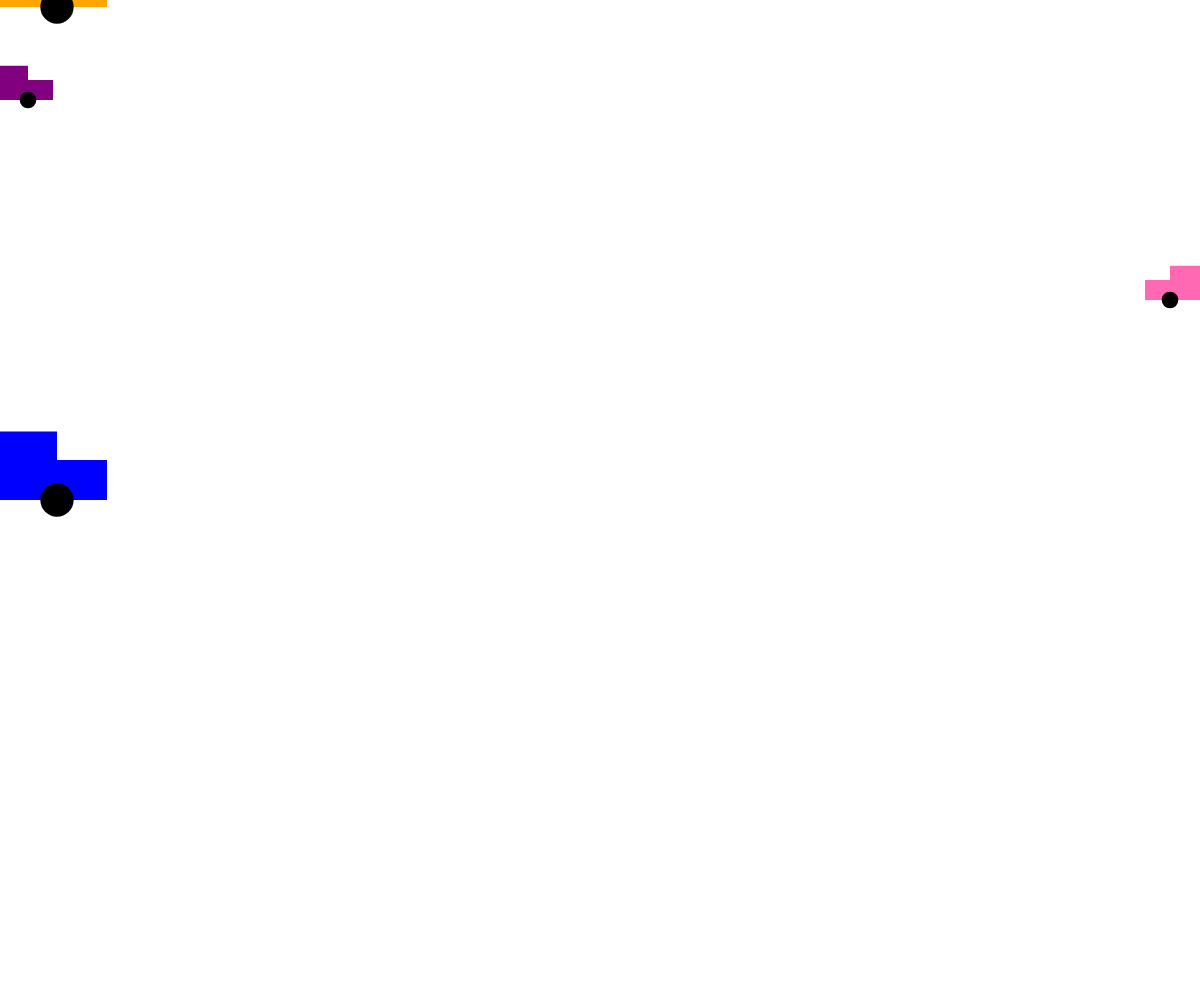
Frame 1 (no input)
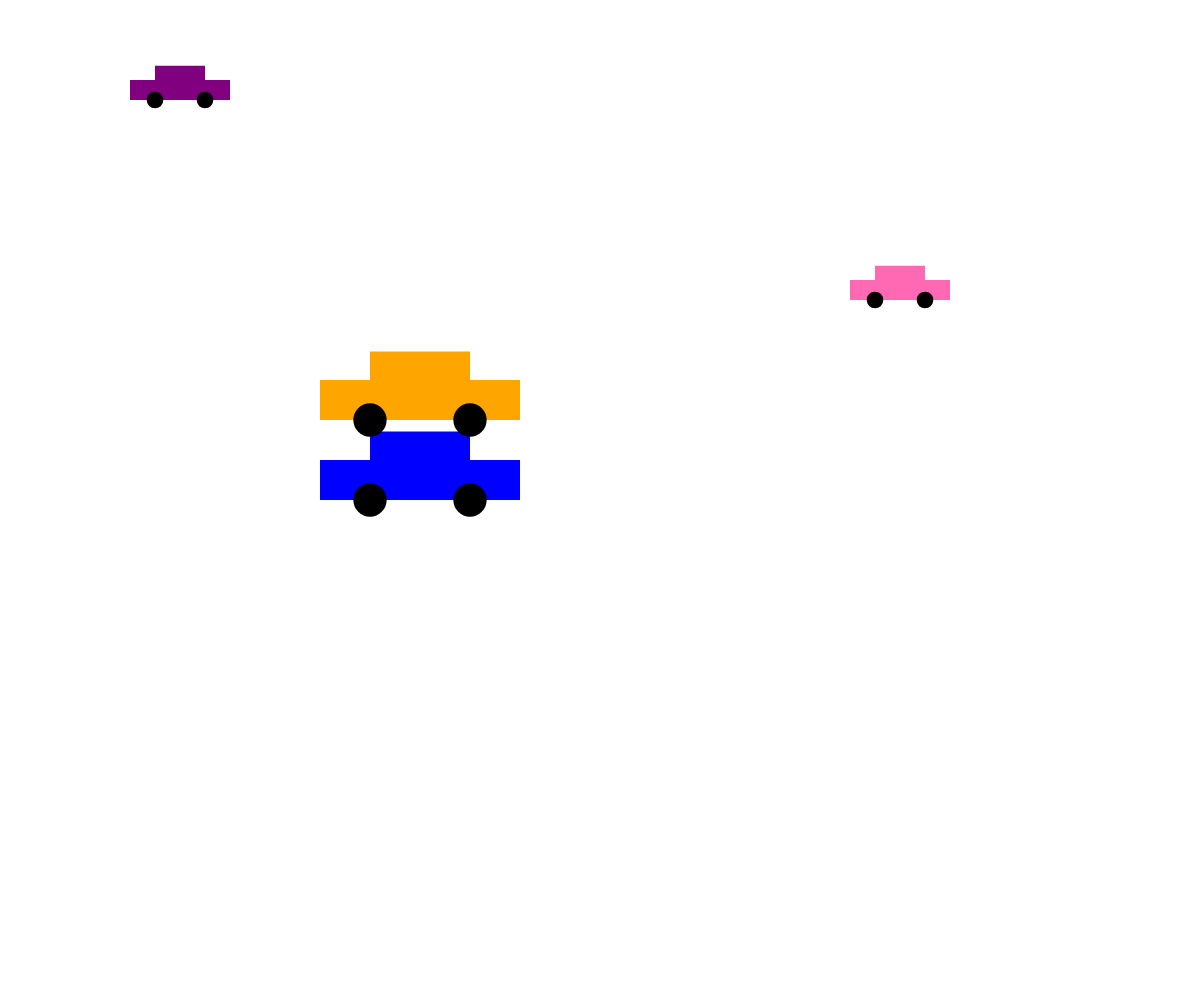
Frame 60 (no input)
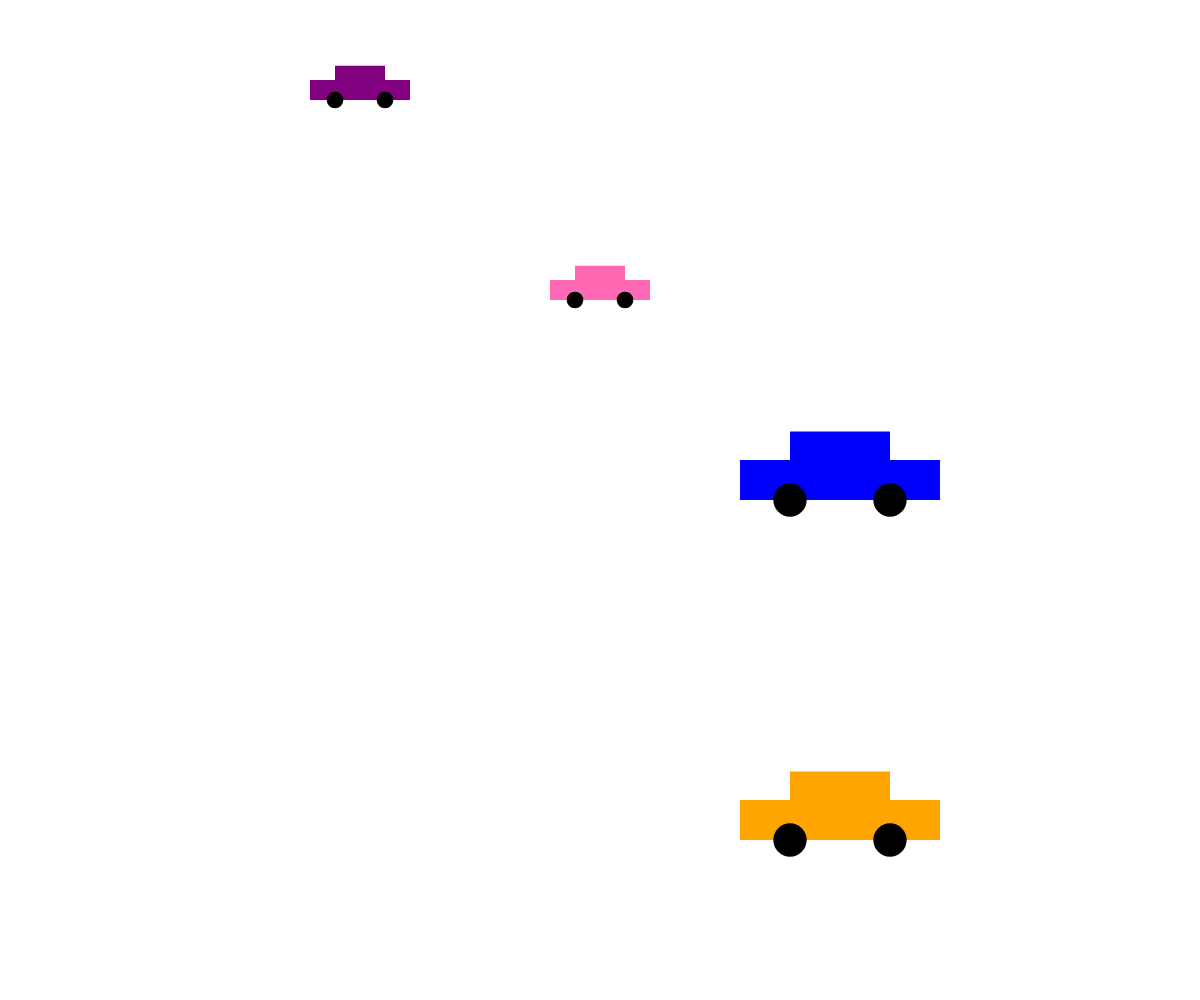
Frame 120 (the mouse pressed at the canvas centre since frame 60)

The p5.js sketch that drew these frames (run headless with seeded random() and noise() and a simulated clock; from frame 60 on, the mouse is pressed at the canvas centre):

// p5.js sketch
// ── sketch.js
const canvasWidth = window.innerWidth;
const canvasHeight = window.innerHeight;
// required to set up the canvas:
function setup() {
    createCanvas(canvasWidth, canvasHeight);
}
// feel free to change these values as you like!
const c1 = {
    x: 0,
    y: 100,
    width: 100,
    speed:3,
    color: 'purple'
};

const c2 ={
    x: canvasWidth,
    y: 300,
    width: 100,
    speed: -5,
    color: 'hotpink'
}

const c3 ={
    x: 0,
    y: 500,
    width: 200,
    speed: 7,
    color: 'blue'
}

const c4 ={
    x: 0,
    y: 0,
    width: 200,
    speed: 7,
    color: 'orange'
}

// animation loop:
function draw() {
    // clear the canvas:
    clear();

    // move the car:
   if (c1.x > canvasWidth+c1.width/2){
    c1.x = -c1.width/2;
   }
    c1.x += c1.speed;
    if (c2.x < -c2.width/2){
        c2.x = canvasWidth+c2.width/2;
       }
    c2.x += c2.speed;
    if (c3.x > canvasWidth+c3.width/2){
        c3.x = -c3.width/2;
       }
    c3.x += c3.speed;

    c4.x += c4.speed;
    c4.y += c4.speed;
    if (c4.x > canvasWidth || c4.x > 
        canvasHeight){
        c4.x = 0;
        c4.y = 0;

       }

    // redraw the car:
    drawCar(c1.x, c1.y, c1.width, c1.color);
    drawCar(c2.x, c2.y, c2.width, c2.color);
    drawCar(c3.x, c3.y, c3.width, c3.color);
    drawCar(c4.x, c4.y, c4.width, c4.color);

}


// this function's job is to draw a car based on the 
// parameters the user passes in (x, y, size, fillColor, and wheelColor)
function drawCar(x, y, size, fillColor, wheelColor = 'black') {
    strokeWeight(0);

    // body
    fill(fillColor);
    rect(x - size / 4, y - (size / 5 + size / 7), size / 2, size / 7); // top
    rect(x - size / 2, y - size / 5, size, size / 5); // bottom

    // wheels:
    fill(wheelColor);
    circle(x - size / 4, y, size / 6);
    circle(x + size / 4, y, size / 6);
}
